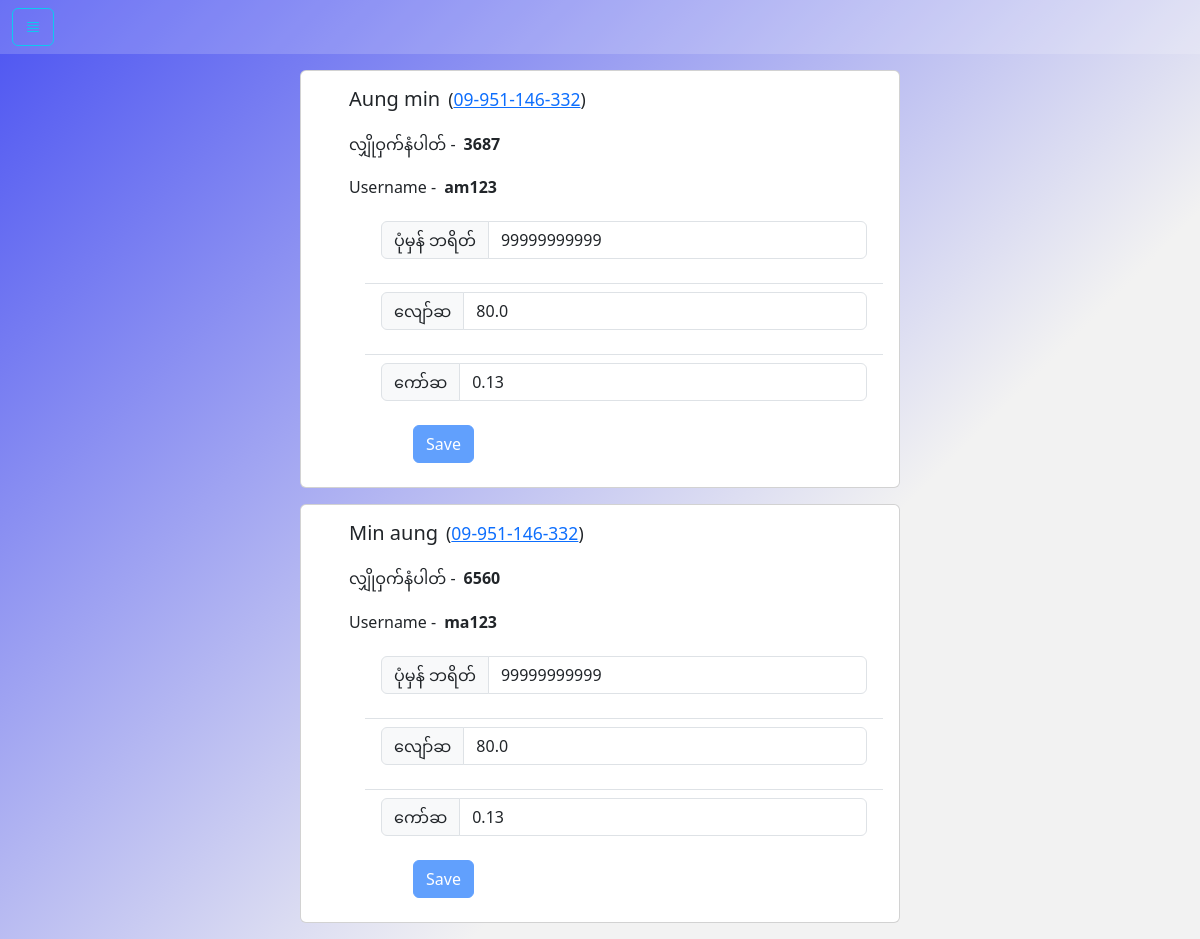
The page /setting (signed in) on the database its author committed.
### twoD/models.py (models this page shows, shortened)
class UserSetting(models.Model):
    user = models.ForeignKey('User', models.CASCADE, related_name='user_setting')
    limit = models.IntegerField(default=99999999999)
    payout_rate = models.FloatField(default=80.0)
    commission = models.FloatField(default=0.12)

class User(AbstractUser):
    phone = models.IntegerField(blank=True, null=True)
    is_owner = models.BooleanField(default=False)
    random_field = models.IntegerField(default=generate_random_four_digits)

### twoD/views.py (the view, shortened to what this page needs)
# urls.py: path('setting', views.setting, name='setting'),
@login_required
def setting(request):
    if request.method == 'GET' and request.user.is_owner:
        settings = UserSetting.objects.all()
        return render(request, 'twoD/setting.html', {
            'settings': settings
        })

### twoD/templatetags/custom_tags.py (called while the page is built)
def format_phone(value):
    digits = ''.join(filter(str.isdigit, str(value)))
    groups = [digits[max(i - 3, 0):i] for i in range(len(digits), 0, -3)]
    formatted = '-'.join(reversed(groups))
    if len(formatted) > 0:
        formatted = '0' + formatted
    return formatted

def format_phone_number(value):
    if not isinstance(value, str):
        value = str(value)
    formatted_number = value.zfill(11)
    return formatted_number

### twoD/templates/twoD/setting.html (shortened to what this page needs)
{% extends "twoD/layout.html" %}
{% load static %}
{% load custom_tags %}
{% block body %}
{% for setting in settings %}
<div class="card mx-auto mb-3 p-0" style="max-width: 50%;min-width: 300px">
    <h5 class="card-title ms-5 mt-3" id='name_{{ setting.id }}'>{{ setting.user.first_name }}<small  class='ms-2'>(<a href="tel:{{ setting.user.phone|format_phone_number }}">{{ setting.user.phone|format_phone }}</a>)</small></h5>
    <h6 class="card-title ms-5 mt-3">လျှိုဝှက်နံပါတ် -<b class='ms-2' id='secrectCode'>{{ setting.user.random_field }}</b></h6>
    <h6 class="card-title ms-5 mt-3">Username -<b class='ms-2' id='username'>{{ setting.user.username }}</b>
    <div class="card-body">
        <ul class="list-group list-group-flush">
            <li class="list-group-item">
                <div class="input-group ms-0 mb-3">
                <span class="input-group-text">ပုံမှန် ဘရိတ်</span>
                <input type="number" class="form-control setting_{{ setting.id }}" id="limit_{{ setting.id }}" value='{{ setting.limit }}' data-id='{{ setting.id }}' data-value='{{ setting.limit }}' onkeyup=(activateSaveBtn({{ setting.id }}))>
              </div>
            </li>
            <li class="list-group-item">
                <div class="input-group ms-0 mb-3">
                    <span class="input-group-text">လျော်ဆ</span>
                    <input type="number" class="form-control  setting_{{ setting.id }}" id="pay_{{ setting.id }}" value='{{ setting.payout_rate }}' data-id='{{ setting.id }}' data-value='{{ setting.payout_rate }}'  onkeyup=(activateSaveBtn({{ setting.id }}))>
                </div>
            </li>
            <li class="list-group-item">
                <div class="input-group ms-0 mb-3">
                    <span class="input-group-text">ကော်ဆ</span>
                    <input type="number" class="form-control  setting_{{ setting.id }}" id="com_{{ setting.id }}" value='{{ setting.commission }}' data-id='{{ setting.id }}' data-value='{{ setting.commission }}' onkeyup=(activateSaveBtn({{ setting.id }}))>
                </div>
            </li>
        </ul>
        <button type='button' class="card-link btn btn-primary ms-5" id='{{ setting.id }}' onclick='showSaveSetting(event)' disabled>Save</button>
    </div>
</div>
{% endfor %}
{% endblock %}

### twoD/templates/twoD/layout.html (shortened to what this page needs)
{% load static %}
<!DOCTYPE html>
<html lang="en">
    <head>
        <link rel="stylesheet" href="https://cdn.jsdelivr.net/npm/bootstrap-icons@1.9.1/font/bootstrap-icons.css">
        <link href="https://cdn.jsdelivr.net/npm/bootstrap@5.3.0-alpha1/dist/css/bootstrap.min.css" rel="stylesheet">
        <link href="{% static 'twoD/styles.css' %}" rel="stylesheet">
    </head>
    <body>
        <nav class="navbar mb-3"  style='background-color: #ffffff2d;'>
            <div class="container-fluid">
                <button class="btn btn-outline-info" type="button" data-bs-toggle="offcanvas" data-bs-target="#offcanvasExample" aria-controls="offcanvasExample">
                    <i class="bi bi-justify"></i>
                  </button>
            </div>
          </nav>
          <div aria-live="polite" aria-atomic="true" class="position-relative">
            <div class="toast-container position-absolute top-100 end-0 p-3" id="noti_con">
            </div>
          </div>
    {% block body %}
    {% endblock %}
    </body>
</html>

### twoD/static/twoD/styles.css (style rules this page uses)
:root, :root.light { --lig--color: #DEEFE7; --drk--color: #262626; --bg--color: #DEEFE7; --bg--txt: #002b56; --btn--pri: #159A9C; --btn--hov: #116a80; --crd--color: #FFFFFF; --crd--txt: #002952; --crd--hov: #ebebeb; --shd--color: #2e2e28; --shd-l1: 6px 6px 12px #117b7d, -6px -6px 12px #19b9bb; --shd-l2: 8px 8px 16px #10787a, -8px -8px 16px #1abcbe; --shd-l3: 10px 10px 20px #107475, -10px -10px 20px #1ac1c3; --shd-in: inset 10px 10px 20px #107475, inset -10px -10px 20px #1ac1c3; --bg--moz: -moz-linear-gradient(135deg, rgba(75,83,242,1) 0%, rgba(242,242,242,1) 66%); --bg--grd: linear-gradient(135deg, rgba(75,83,242,1) 0%, rgba(242,242,242,1) 66%); }
body { -webkit-background-size: cover; -moz-background-size: cover; -o-background-size: cover; background-size: cover; background-repeat: no-repeat; background-image: var(--bg--moz); background-image: var(--bg--grd); color: var(--bg--txt); background-attachment: fixed; }

### rows shown on the page
UserSetting: user.first_name "Aung min", user.phone "09-951-146-332", user.random_field "3687", user.username "am123", limit "99999999999", payout_rate "80.0", commission "0.13"
UserSetting: user.first_name "Min aung", user.phone "09-951-146-332", user.random_field "6560", user.username "ma123", limit "99999999999", payout_rate "80.0", commission "0.13"
